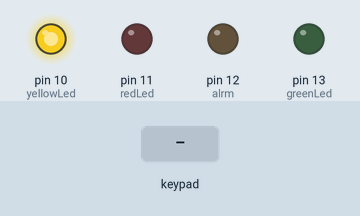
A sketch run on a simulated Arduino Uno, built with avr-gcc and run on an emulated ATmega328P. Shown: output pins drawn as LEDs (lit = HIGH). Dashed ring = blinking. The inputs (shaded band) are chosen by the test bench.

Above: at 1.2 s.
1.3 s: keypad keys 1 2 3 4 * pressed 0.4 s apart
At 3.5 s:
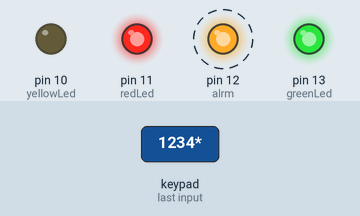
At 4.4 s:
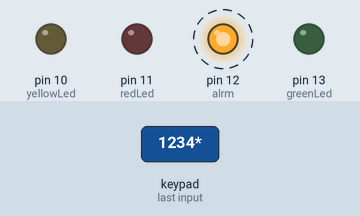
Timing chart, 0 to 11.1 s (numbered marks = the images above; inputs shaded):
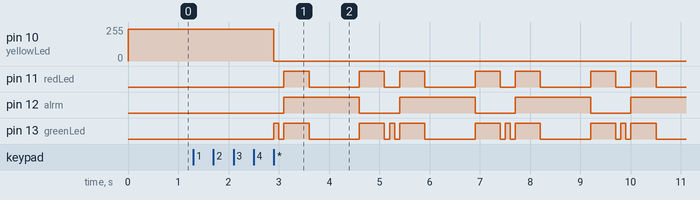

Measured:
- after the input at 1.3 s, pin 10 (yellowLed): 240/255 → 0/255 after 1.6 s; pin 11 (redLed): LOW → HIGH after 1.8 s, then repeats every 2.3 s: LOW 1.0 s, HIGH 0.50 s, LOW 0.30 s, HIGH 0.50 s

The sketch:

V2.0.ino
```cpp
#include <Keypad.h>                // library for keyboard
#include <Password.h>              // library for password

Password password = Password( "1234" );  // password

const byte rows = 4;                     // four rows
const byte cols = 3;                     // three columns
char keys[rows][cols] = {                // keys on keypad

{'1','2','3'},
{'4','5','6'},
{'7','8','9'},
{'*','0','#'}

};

byte rowPins[rows] = {8, 7, 6, 5};
byte colPins[cols] = {4, 3, 2};
Keypad keypad = Keypad(makeKeymap(keys), rowPins, colPins, rows, cols);


#define sensorz A0     // D14 is A0, pin for PIR sensor data
//#define contact 15     // D2, pin for on/off alarm
#define alrm 12      // D13, pin for syren, buzzer
#define redLed 11        // D13, pin for red led
#define greenLed 13        // D9, pin for green led
#define yellowLed 10    // D10, pin for blue led

int sensorzData;
unsigned long ceas, timpmemorat;

int intarziereactivare = 20;    // To delay for standby to armed
int intarzieredezactivare = 10; // To delay for triggered to alarm activated
int timpurlat = 10;             // Time of alarm is on

// This is the variable for states "0"
char caz = 0;

int sistem = 0;      // system is 0 for off and 1 for on


/*
States for

  0. - off
  1. - stand-by
  2. - waitting
  3. - countdown
  4. - alarm

*/

void setup()
  {
  keypad.addEventListener(keypadEvent); // se creaza un obiect pentru urmarire apasare taste

//  Serial.begin(9600);
//  Serial.println("Secutiry Alarm System");
//  Serial.println("www.14core.com");
  pinMode(alrm, OUTPUT);
  pinMode(sensorz, INPUT);
//  pinMode(contact, INPUT);
  pinMode(redLed, OUTPUT);
  pinMode(yellowLed, OUTPUT);
  pinMode(greenLed, OUTPUT);

//  pinMode(contact, INPUT_PULLUP);
  }

void loop()
  {
  ceas = millis();    // read the internal clock

 keypad.getKey();

//  if(digitalRead(contact) == HIGH)
    if (sistem%2 == 0)
    {
    // alarm is off
    analogWrite(greenLed, 0);
    analogWrite(redLed, 0);
    analogWrite(yellowLed, 240);

    digitalWrite(alrm, LOW);
    caz = 0;
 //   Serial.println("System is OFF !");
    }

  else
    {
    // alarm is on
    if(caz == 0)
     {
     caz = 1;
     timpmemorat = ceas;
     analogWrite(yellowLed, 0);
     }

    if(caz == 1)              // system waitting
      {
      analogWrite(greenLed, 240);
      delay(100);
 keypad.getKey();
      analogWrite(greenLed, 0);
      delay(100);

      if ((ceas%1000)<500) analogWrite(greenLed, 240);
      else analogWrite(greenLed, 0);
 keypad.getKey();
      if(ceas >= timpmemorat + intarziereactivare * 1000) {caz = 2;}
//      Serial.println("System is waitting !");
      digitalWrite(greenLed, HIGH);
        digitalWrite(redLed, HIGH);
        digitalWrite(alrm, HIGH);
        delay(500);
        digitalWrite(greenLed, LOW);
        digitalWrite(redLed, LOW);
        delay (1000);
        digitalWrite(greenLed, HIGH);
        digitalWrite(redLed, HIGH);
        digitalWrite(alrm, LOW);
        delay(500);
        digitalWrite(greenLed, LOW);
        digitalWrite(redLed, LOW);
       delay(100);
      }

    if(caz == 2)              // system is armed
      {
      analogWrite(greenLed, 240);
 keypad.getKey();
    sensorzData = analogRead(sensorz);
      sensorzData = digitalRead(sensorz);
     Serial.print("sensorzdData = ");
    Serial.println(sensorzData);

      if(sensorzData > 600) {caz = 3; timpmemorat = ceas;}
     if(sensorzData == HIGH)
       {
       caz = 3;
       timpmemorat = ceas;
       analogWrite(greenLed, 0);
       }
     Serial.println("System is armed !");
      }

    if(caz == 3)              // system is triggered and countdown
      {
      analogWrite(redLed, 240);
      digitalWrite(alrm, HIGH);
      delay(100);
 keypad.getKey();
      digitalWrite(alrm, LOW);
      analogWrite(redLed, 0);
      delay(100);
      digitalWrite(alrm, HIGH);
      delay(500);
      digitalWrite(alrm, LOW);
      delay(100);
      digitalWrite(alrm, HIGH);
      delay(500);
      digitalWrite(alrm, LOW);

      if ((ceas%500)<100) analogWrite(redLed, 240);
      else analogWrite(redLed, 0);
 keypad.getKey();
      if(ceas >= timpmemorat + intarzieredezactivare * 1000) {caz = 4; timpmemorat = ceas;}
      Serial.println("System is triggered and countdown !");
      }

    if(caz == 4)              // syren (buzzer) is active
      {
      digitalWrite(alrm, HIGH);
      analogWrite(redLed, 240);
      Serial.println("Syren is active !");
 keypad.getKey();
      if(ceas >= timpmemorat + timpurlat * 1000) {caz = 2; digitalWrite(alrm, LOW); analogWrite(redLed, 0);}
      }
    }
  }

  //take care of some special events
void keypadEvent(KeypadEvent eKey){
  switch (keypad.getState()){
    case PRESSED:
  Serial.print("Pressed: ");
  Serial.println(eKey);
  switch (eKey){
    case '*': checkPassword(); break;
    case '#': password.reset(); break;
    default: password.append(eKey);
     }
  }
}


  void checkPassword(){
  if (password.evaluate()){
    Serial.println("Success");
  sistem++;
  password.reset();
    //Add code to run if it works
  }else{
//    Serial.println("Wrong");
    //add code to run if it did not work
    password.reset();
  }
}
```
